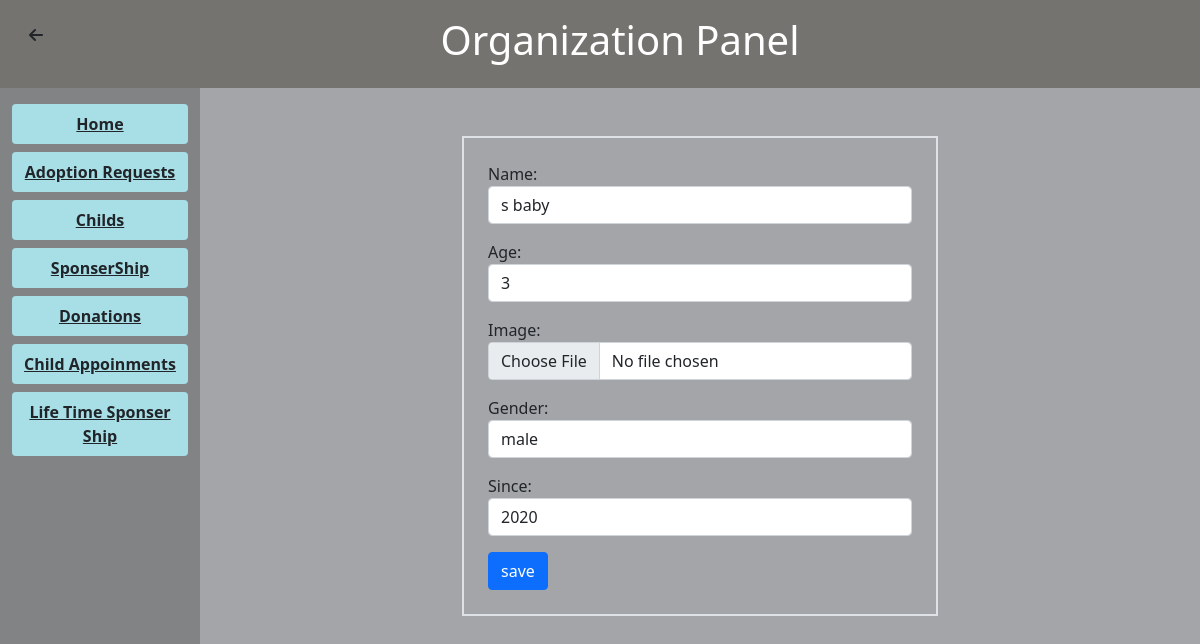
/child/edit/1/ (signed in), run on the app's committed database.
### ca/models.py (models this page shows, shortened)
class ChildDetails(models.Model):
    organization = models.ForeignKey(Organization,on_delete=models.CASCADE,null=True)
    name=models.CharField(max_length=50)
    age=models.CharField(max_length=50)
    image = models.ImageField(upload_to='child')
    GENDER_CHOICES = (
        ('male', 'Male'),
        ('female', 'Female'),
        ('other', 'Other')
    )
    gender = models.CharField(max_length=10, choices=GENDER_CHOICES,null=True)
    since=models.PositiveIntegerField()
    blood_group = models.CharField(max_length=50,null=True,blank=True)
    education = models.CharField(max_length=200,null=True,blank=True)

### ca/views.py (the view, shortened to what this page needs)
# urls.py: path('child/edit/<int:pk>/',views.ChildEditView.as_view(),name='child-edit'),
class ChildEditView(View):
    def get(self, request, pk, *args, **kwargs):
        child = ChildDetails.objects.get(id=pk)
        if request.user.is_authenticated :
            form = ChildForm(instance=child)
            return render(request, "child_edit.html", {'form': form, 'child': child})
        else:
            return redirect('login')  # redirect to login page if unauthenticated or not authorized

### ca/forms.py
class ChildForm(forms.ModelForm):
    class Meta:
        model = ChildDetails
        fields = ['name', 'age', 'image', 'gender', 'since']
        widgets = {
    'name': forms.TextInput(attrs={'class': 'form-control '}),
    'age': forms.TextInput(attrs={'class': 'form-control'}),
    'image': forms.FileInput(attrs={'class': 'form-control'}),
    'gender': forms.TextInput(attrs={'class': 'form-control'}),
    'since': forms.TextInput(attrs={'class': 'form-control'}),
}

### ca/templates/child_edit.html (shortened to what this page needs)
{% extends 'organization_panel.html' %}
{%load static%}
{%block home%}
<div class="container">
    <div class="row">
        <div class="col-3"></div>
        <div class="col-6 border border-2 p-4">
            <form method="post" enctype="multipart/form-data">
                {{ form.as_p }}
                <button type="submit" class="btn btn-primary"> save</button>
            </form>
        </div>
        <div class="col-3"></div>
    </div>
</div>
{%endblock%}

### data on the page
ChildDetails: name "s baby", age "3", gender "male", since "2020"
